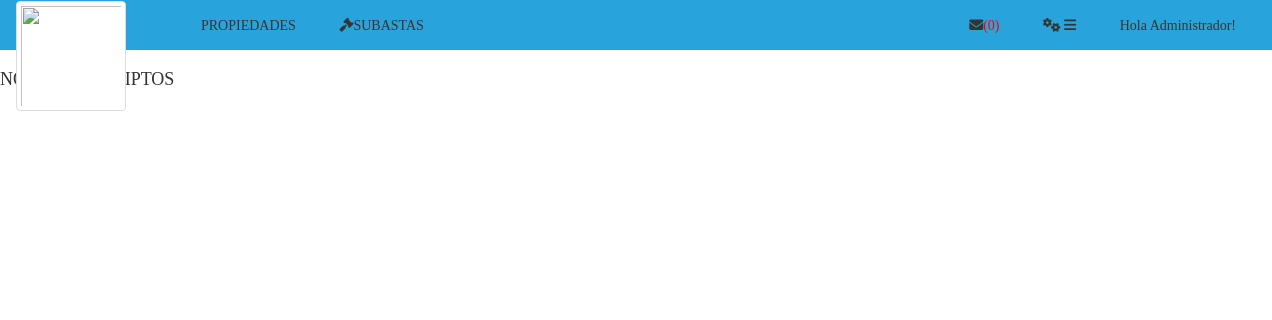
/inscriptos.php?sub=39 (signed in), run on an earlier commit of the app's database.
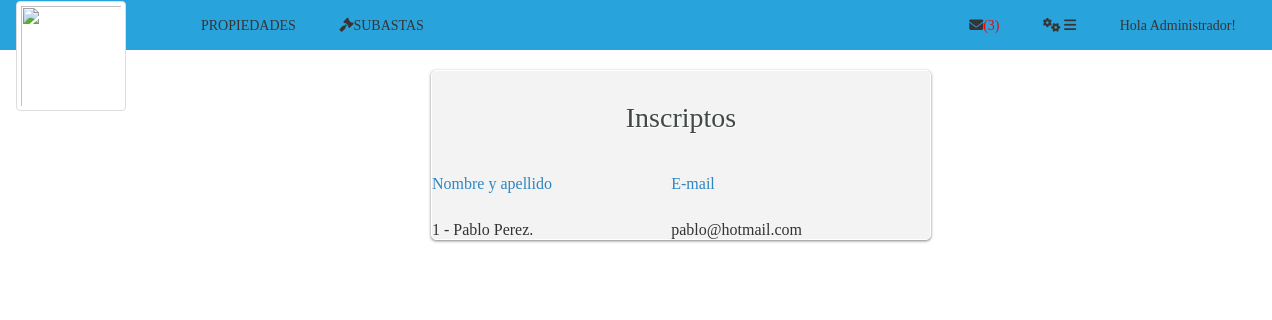
And on a later commit of the database.
### tables this page shows
CREATE TABLE `inscripto` (
  `idInscripto` int(11) NOT NULL,
  `idPersona` int(11) NOT NULL,
  `idSubasta` int(11) NOT NULL,
  `fecha` datetime NOT NULL
);

CREATE TABLE `persona` (
  `IdPersona` int(11) NOT NULL,
  `dni` int(8) NOT NULL,
  `nombre` varchar(50) NOT NULL,
  `apellido` varchar(50) NOT NULL,
  `telefono` int(30) NOT NULL,
  `email` varchar(45) NOT NULL,
  `clave` varchar(11) NOT NULL,
  `tipoU` varchar(11) DEFAULT NULL,
  `rol` int(3) DEFAULT NULL,
  `credito` int(2) DEFAULT NULL,
  `ciudad` varchar(45) NOT NULL,
  `fechaNacimiento` datetime NOT NULL,
  `idTarjeta` int(11) NOT NULL,
  `fechaRegistro` datetime NOT NULL,
  `fechaModificacion` datetime NOT NULL
);

### inscriptos.php (the view, shortened to what this page needs)
<html>
	<head>
<?php
		include("cabecera.php");
?>
<?php
$con=conectar();
$subasta=$_GET['sub'];
$var_consulta= "SELECT idPersona FROM inscripto WHERE idSubasta=$subasta";
   $result = mysqli_query($con, $var_consulta);
   $num=mysqli_num_rows($result);
if ($num==0) {
  echo"<h4>NO HAY INSCRIPTOS</h4>";
 }
else{
?>
	</head>
	<body>
		<div id="wrapper" style="margin: 0 auto;" >
			<form name="formulario" class="login-form" style="width:500px;" >
				<div class="header">
					<h1>  Inscriptos</h1>
				</div>
			 <table  style="width:500px;">
				<?php $primero = "Nombre y apellido";
                              $segundo="E-mail";
                               $color = "#2E86C1";
  ?>
 <tr>
  <td><?php echo "<p><font color='".$color."'>".$primero."</font></p>";  ?> </td>
  <td ><?php echo "<p><font color='".$color."'>".$segundo."</font></p>";  ?></td>
 </tr>
                    <?php
                    $i=1;
                    while ($row = mysqli_fetch_array($result)){
                      $var_consulta2= "SELECT apellido, nombre, email FROM persona WHERE idPersona=$row[0]";
                         $result2 = mysqli_query($con, $var_consulta2);
                         $row2 = mysqli_fetch_array($result2); ?>
                      <tr>
                             <td> <br><?php echo "$i - $row2[1] $row2[0]." ; ?> </td>
                              <td> <br><?php echo "$row2[2]"; ?> </td>
                          </tr>
                     <?php $i=$i + 1;  }
                    ?>
					</table>
			</form>
			<?php } ?>
		</div>
	</body>
</html>

### cabecera.php (shortened to what this page needs)
<!DOCTYPE HTML PUBLIC "-//W3C//DTD HTML 5 Frameset//EN" "http://www.w3.org/TR/html4/frameset.dtd">
<html lang="es">
<head>
  <link rel="stylesheet" href="https://maxcdn.bootstrapcdn.com/bootstrap/3.4.0/css/bootstrap.min.css">
	<link rel="stylesheet" type="text/css" href="css/estilos.css">
</head>
<body>
	<div id="header">
	<?php   $archivop=""; $archivosu=""; $archivoActUsu=""; $archivoTerminadas=""; $premium="";$mensajes=""; $verOpcionesLogeado=false;
             if(isset($_SESSION['estado'])){
      	  		 if($_SESSION['estado']=="logeado"){
                        if($_SESSION['rol']=="1"){
      	           	             $opcion1="<a href'#'><span class'glyphicon-user'></span>Hola Administrador!</a>";
                                  $archivop="propiedadesAdmin.php"; $archivosu="subastasAdmin.php"; $archivoActUsu="subastasActivasAdministrador2.php"; $archivoTerminadas="subastasTerminadasAdministrador2.php";
                                  $verOpcionesLogeado=true;
                                  $mensajes="mensajes.php";
                      }
		            }
	            }
			    else{
                        $opcion1="<a href=ingresar.php><span class='glyphicon glyphicon-log-in'></span> INGRESAR</a>";
                        $opcion2="<a href=registrar.php><span class='glyphicon glyphicon-user'></span> REGISTRARSE</a>";
                    }
            ?>
<nav class="navbar navbar">
  <div class="container-fluid">
    <div class="navbar-header">
      <a class="navbar-brand" href="index.php"><img src="imgs/HSH-Complete.svg" class="img-thumbnail" width="110" height="100" margin-bottom: -60px></a>
    </div>
    <?php
    if($verOpcionesLogeado==true){   ?>
    <ul class="menu" style="float:left">
      <li><a href=<?php echo $archivop; ?>></i>PROPIEDADES</a></li>
      <li><a href=#><i class="fas fa-gavel"></i>SUBASTAS</a>
      </li>
     </ul>
   <?php  }
     ?>
     <ul class="menu" style="float:right">
     <?php
    if($verOpcionesLogeado==true){
      $sql = "SELECT * FROM mensaje WHERE idPara='".$_SESSION['id']."' and leido IS NULL";
      $res = mysqli_query(mysqli_connect('localhost','root','','grupo6'),$sql);
      $tot = mysqli_num_rows($res);
                                      ?>
       <li><a href=<?php echo $mensajes; ?>><i class="fas fa-envelope"></i><?php
       $numero="($tot)";
       $color = "*FF0000";
      echo "<font color='".$color."'>".$numero."</font>";
       ?></a></li>
      <?php  }
      if($verOpcionesLogeado==true){
        if ($_SESSION['rol']!="1"){?>
            <li><a href=# ><i class="fas fa-cogs"></i>AJUSTES</a>
                <ul class="submenu">
                     <li><a href=misDatos.php><i class="fas fa-user-alt"></i>  MIS DATOS</a></li>
                     <li><a href=actividadUsuario.php><i class="fas fa-mouse-pointer"></i>  MI ACTIVIDAD</a></li>
               </ul>
            </li>
        <?php
        }  else{ ?>
               <li><a href=# > <i class="fas fa-cogs"></i>     <i class="fas fa-bars"></i></a>
               </li>
            <?php
             }
        ?>
       <li><?php echo"$opcion1"; ?>
       </li>
<?php
      }
     ?>
  </div>
</nav>
</div>
</body>
</html>

What changed in the data, as far as the page shows it:
added inscripto: idPersona.nombre "Pablo", idPersona.apellido "Perez", idPersona.email "pablo@hotmail.com"
Also different on the page:
$numero: "(0)" → "(3)"
$primero: (not shown) → "Nombre y apellido"
$segundo: (not shown) → "E-mail"
text no longer shown: "NO…"
text now shown: "Inscriptos"
